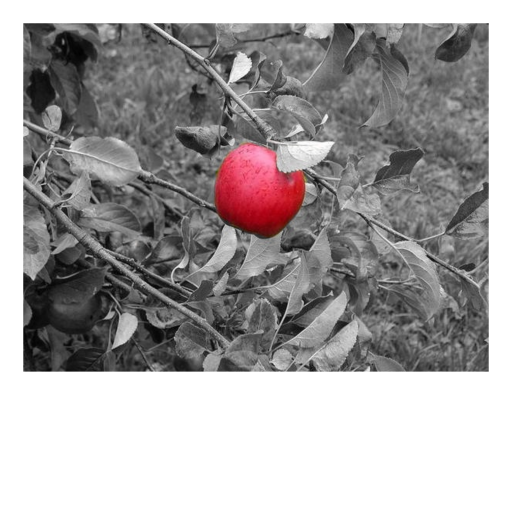
#> input picture relighting_humans_codes/img_sqr.png, 1024 x 1024 px, found by its file name (shown at 1/2 size)
$ python SquarizeImage.py
#> lines starting #> are read from the running program, lines starting #| are printed output that depends on the picture
#> further down, img is the input picture: shape (1024, 1024, 3); mean B, G, R 162, 161.6, 164.9
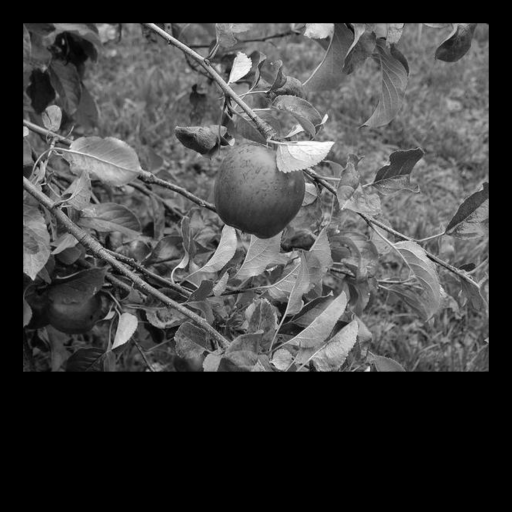
#> input picture relighting_humans_codes/mask_sqr.png, 1024 x 1024 px, found by its file name (shown at 1/2 size)
#> further down, mask is the input picture: shape (1024, 1024); min 0, max 255, mean 65.3
#| img.shape = (1024, 1024, 3)
import cv2
import numpy as np

class SquarizeImage:
    def __init__(self, img, mask, square_size):
#> called with square_size = 1024
        self.x_trimmed, self.y_trimmed, self.w_trimmed, self.h_trimmed = cv2.boundingRect(mask)
#> self.x_trimmed = 46; self.y_trimmed = 46; self.w_trimmed = 932; self.h_trimmed = 698

        self.v_padding = int(0.05 * self.w_trimmed)
#> self.v_padding = 46
        self.w_square = 2 * self.v_padding + (self.w_trimmed if self.w_trimmed > self.h_trimmed else self.h_trimmed)
#> self.w_square = 1024

        self.x_square = int(0.5 * (self.w_square - self.w_trimmed))
#> self.x_square = 46
        self.y_square = self.v_padding
#> self.y_square = 46

        self.img_square = 255 * np.ones((self.w_square, self.w_square, 3), dtype=np.uint8)
        self.mask_square = np.zeros((self.w_square, self.w_square), dtype=np.uint8)

        self.img_square[self.y_square:self.y_square+self.h_trimmed,self.x_square:self.x_square+self.w_trimmed,:] = img[self.y_trimmed:self.y_trimmed+self.h_trimmed,self.x_trimmed:self.x_trimmed+self.w_trimmed,:]
        self.mask_square[self.y_square:self.y_square+self.h_trimmed,self.x_square:self.x_square+self.w_trimmed] = mask[self.y_trimmed:self.y_trimmed+self.h_trimmed,self.x_trimmed:self.x_trimmed+self.w_trimmed]

        self.square_size = square_size
        self.img_square = cv2.resize(self.img_square, (square_size,square_size))
        self.mask_square = cv2.resize(self.mask_square, (square_size,square_size))

    def get_squared_image(self):
        return self.img_square.copy()

    def get_squared_mask(self):
        return self.mask_square.copy()

    def replace_image(self, img_orig, mask_orig, img_square):
        new_img = np.zeros_like(img_orig)

        if img_square.shape[2] == 9:
            resized_square = np.empty((self.w_square,self.w_square,9), dtype=img_square.dtype)
            resized_square[:,:,0:3] = cv2.resize(img_square[:,:,0:3], (self.w_square,self.w_square))
            resized_square[:,:,3:6] = cv2.resize(img_square[:,:,3:6], (self.w_square,self.w_square))
            resized_square[:,:,6:9] = cv2.resize(img_square[:,:,6:9], (self.w_square,self.w_square))
        else:
            resized_square = cv2.resize(img_square, (self.w_square,self.w_square))
            if len(resized_square.shape) == 2:
                resized_square = resized_square.reshape((resized_square.shape[0], resized_square.shape[1], new_img.shape[2]))

#        print('new_img.shape = {}, resized_square.shape = {}'.format(new_img.shape, resized_square.shape))

        if len(img_square.shape) == 3:
            new_img[self.y_trimmed:self.y_trimmed+self.h_trimmed,self.x_trimmed:self.x_trimmed+self.w_trimmed,:] = resized_square[self.y_square:self.y_square+self.h_trimmed,self.x_square:self.x_square+self.w_trimmed,:]
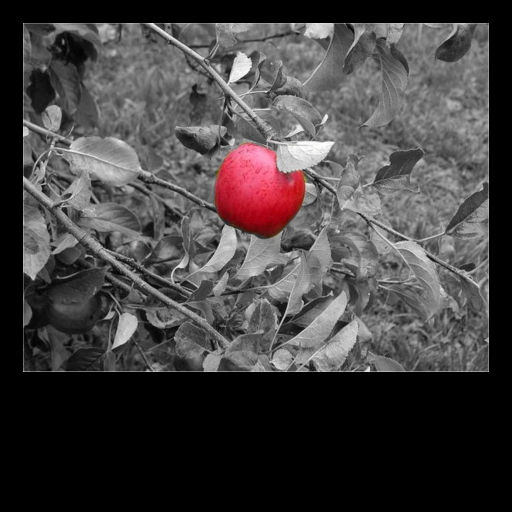
#> new_img: shape (1024, 1024, 3) (shown at 1/2 size); mean R, G, B 68.1, 64.8, 65.2
            mask = np.repeat(mask_orig.reshape((mask_orig.shape[0], mask_orig.shape[1], 1)), img_square.shape[2], axis=2) / 255.
#> mask: shape (1024, 1024, 3) float64
        else:
            new_img[self.y_trimmed:self.y_trimmed+self.h_trimmed,self.x_trimmed:self.x_trimmed+self.w_trimmed] = resized_square[self.y_square:self.y_square+self.h_trimmed,self.x_square:self.x_square+self.w_trimmed]
            mask = mask_orig / 255.

#        print('mask.shape = {}, new_img.shape = {}, img_orig.shape = {}'.format(mask.shape, new_img.shape, img_orig.shape))

        return mask * new_img + (1. - mask) * img_orig

if __name__ == '__main__':
    img = cv2.imread('/content/my-repo/relighting_humans_codes/img_sqr.png', cv2.IMREAD_COLOR)
    mask = cv2.imread('/content/my-repo/relighting_humans_codes/mask_sqr.png', cv2.IMREAD_GRAYSCALE)

    print('img.shape = {}'.format(img.shape))

    si = SquarizeImage(img, mask, 1024)

    img_square = si.get_squared_image()

    cv2.imwrite('/content/my-repo/relighting_humans_codes/resized_images/img_sqr.png', img_square)
    cv2.imwrite('/content/my-repo/relighting_humans_codes/resized_images/mask_sqr.png', si.get_squared_mask())

    img_square = cv2.cvtColor(img_square, cv2.COLOR_BGR2RGB)
    img_replaced = si.replace_image(img, mask, img_square)

    cv2.imwrite('/content/my-repo/relighting_humans_codes/resized_images/new_img.png', img_replaced)
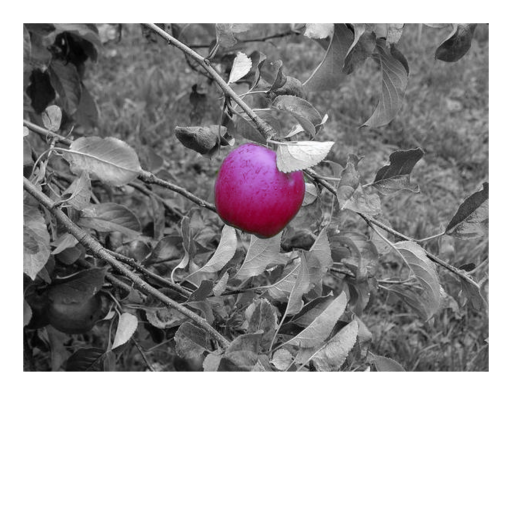
#> saved as new_img.png: shape (1024, 1024, 3) (shown at 1/2 size); mean B, G, R 163.1, 161.6, 163.8
